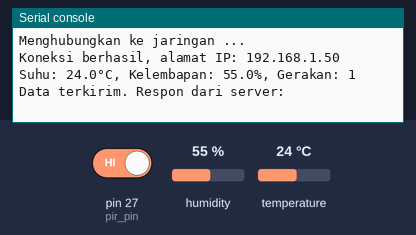
A program run on a simulated MicroPython board. On the bench: the last lines printed to the serial console. Inputs (shaded band) come from the test bench; at power-on: humidity 55 %, pin 27 (pir_pin) HIGH, temperature 24 °C. WiFi joins after 1.5 s; web requests get an empty 200 reply after 0.4 s.

Above: at 3.2 s.
3.3 s: humidity set to 22 %
11.1 s: pin 27 (pir_pin) driven LOW
At 12.7 s:
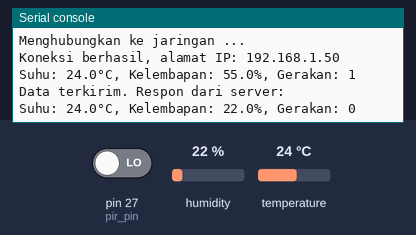
18.9 s: temperature set to 12 °C
At 24.6 s:
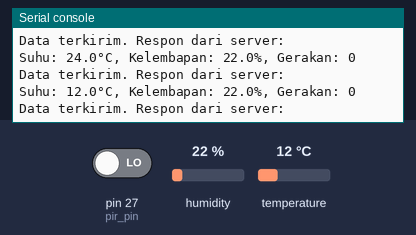
26.7 s: pin 27 (pir_pin) driven HIGH
At 33.55 s:
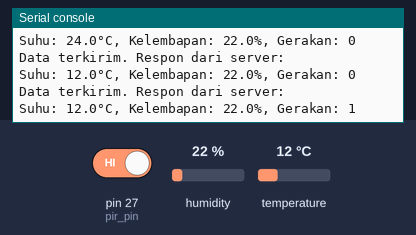
34.5 s: humidity set to 40 %
At 35.0 s:
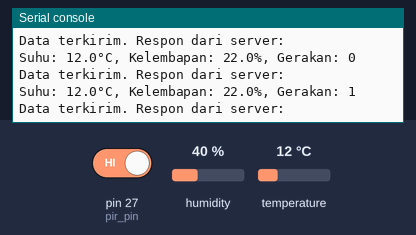

Measured:
- after the input at 11.1 s, the serial console: prints a new line after 1.3 s (image 1)
- after the input at 18.9 s, the serial console: prints a new line after 4.0 s (image 2)
- after the input at 26.7 s, the serial console: prints a new line after 6.6 s (image 3)

The program:

IoTflask.py
```python
import network
import urequests
import time
import machine
import dht

# === Konfigurasi WiFi ===
ssid = ''
password = ''

# === Konfigurasi Server ===
API_URL = "http://147.93.107.208:5000/sensor"  # Ganti dengan endpoint server kamu

def connect_wifi():
    wlan = network.WLAN(network.STA_IF)
    wlan.active(True)
    if not wlan.isconnected():
        print('Menghubungkan ke jaringan {}...'.format(ssid))
        wlan.connect(ssid, password)
        while not wlan.isconnected():
            time.sleep(1)
    print('Koneksi berhasil, alamat IP:', wlan.ifconfig()[0])

def send_data_to_server(temperature, humidity, motion):
    headers = {
        "Content-Type": "application/json"
    }
    payload = {
        "temperature": temperature,
        "humidity": humidity,
        "motion": motion
    }
    try:
        response = urequests.post(API_URL, json=payload, headers=headers)
        print("Data terkirim. Respon dari server:", response.text)
        response.close()
    except Exception as e:
        print("Gagal mengirim data:", e)

def main():
    # Menghubungkan ke WiFi
    connect_wifi()

    # === Setup Sensor ===
    dht_pin = machine.Pin(14)  # Sesuaikan dengan GPIO DHT22
    dht_sensor = dht.DHT22(dht_pin)

    pir_pin = machine.Pin(27, machine.Pin.IN)  # Sesuaikan dengan GPIO PIR

    # Loop utama
    while True:
        try:
            # Baca data DHT22
            dht_sensor.measure()
            temperature = dht_sensor.temperature()
            humidity = dht_sensor.humidity()
        except Exception as e:
            print("Gagal membaca sensor DHT22:", e)
            temperature = None
            humidity = None

        # Baca sensor PIR
        motion = pir_pin.value()

        # Tampilkan data di serial monitor
        print("Suhu: {}°C, Kelembapan: {}%, Gerakan: {}".format(temperature, humidity, motion))

        # Kirim data ke server jika pembacaan sensor valid
        if temperature is not None and humidity is not None:
            send_data_to_server(temperature, humidity, motion)

        # Delay 10 detik
        time.sleep(10)

if __name__ == '__main__':
    main()
```
